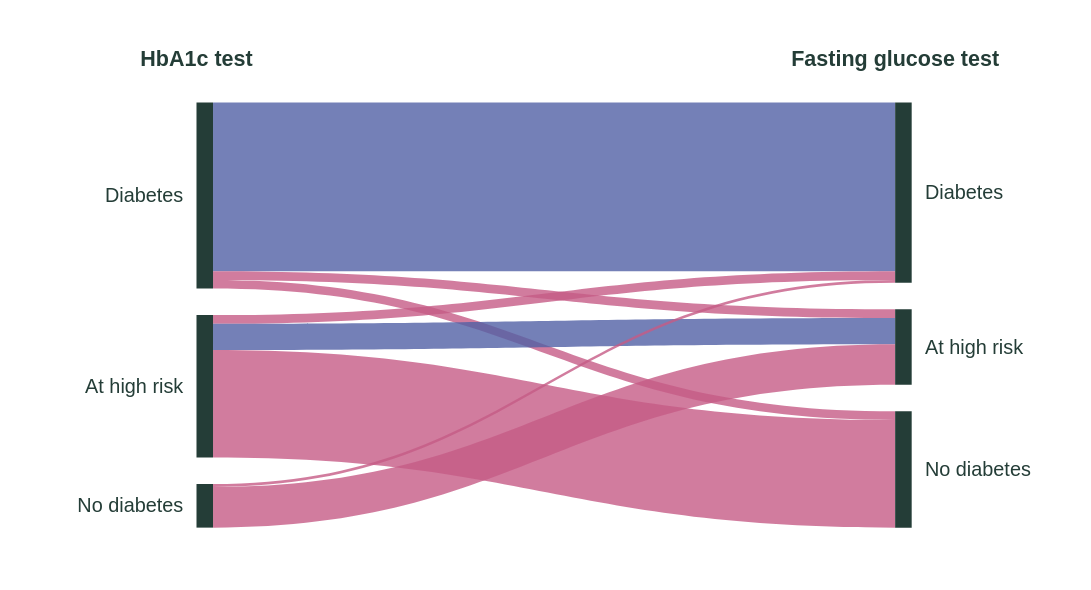

Describe this chart as a Vega-Lite specification.
### Vega specification from a JSON file in a GitHub repository (floating-point values rounded to 4 significant figures)
{"$schema": "https://vega.github.io/schema/vega/v5.json", "width": 660, "height": 300, "padding": {"top": 30, "left": 0, "right": 0, "bottom": 5}, "background": "transparent", "signals": [{"name": "lx", "update": "width * (width < 420 ? 0.26 : 0.18)"}, {"name": "rx", "update": "width * (width < 420 ? 0.74 : 0.82)"}, {"name": "selectedNode", "value": null, "on": [{"events": "@categoryNodes:click, @categoryLabels:click", "update": "selectedNode && selectedNode.side == datum.side && selectedNode.label == datum.label ? null : {side: datum.side, label: datum.label}"}]}, {"name": "hoverNode", "value": null, "on": [{"events": "@categoryNodes:pointerover, @categoryLabels:pointerover", "update": "{side: datum.side, label: datum.label}"}, {"events": "@categoryNodes:pointerout, @categoryLabels:pointerout", "update": "null"}]}, {"name": "hoverLink", "value": null, "on": [{"events": "@flowBands:pointerover", "update": "{a: datum.a, b: datum.b}"}, {"events": "@flowBands:pointerout", "update": "null"}]}, {"name": "focusNode", "update": "hoverNode || selectedNode"}], "data": [{"name": "links", "values": [{"a": "Diabetes", "b": "Diabetes", "percent": 5.8, "caution": "", "sy": 10.0, "ty": 10.0, "h": 102.0}, {"a": "Diabetes", "b": "At high risk", "percent": 0.3, "caution": "", "sy": 112.0, "ty": 135.0, "h": 5.273}, {"a": "Diabetes", "b": "No diabetes", "percent": 0.3, "caution": "", "sy": 117.2, "ty": 196.7, "h": 5.273}, {"a": "At high risk", "b": "Diabetes", "percent": 0.3, "caution": "", "sy": 138.5, "ty": 112.0, "h": 5.273}, {"a": "At high risk", "b": "At high risk", "percent": 0.9, "caution": "", "sy": 143.8, "ty": 140.3, "h": 15.82}, {"a": "At high risk", "b": "No diabetes", "percent": 3.7, "caution": "", "sy": 159.6, "ty": 202.0, "h": 65.04}, {"a": "No diabetes", "b": "Diabetes", "percent": 0.1, "caution": "Use with caution", "sy": 240.6, "ty": 117.2, "h": 1.758}, {"a": "No diabetes", "b": "At high risk", "percent": 1.4, "caution": "", "sy": 242.4, "ty": 156.1, "h": 24.61}], "transform": [{"type": "formula", "as": "pair", "expr": "datum.a + ':' + datum.b"}, {"type": "formula", "as": "agreement", "expr": "datum.a == datum.b ? 'Same classification' : 'Different classification'"}]}, {"name": "nodes", "values": [{"side": "left", "label": "Diabetes", "y": 10, "y2": 122.5}, {"side": "left", "label": "At high risk", "y": 138.5, "y2": 224.6}, {"side": "left", "label": "No diabetes", "y": 240.6, "y2": 267.0}, {"side": "right", "label": "Diabetes", "y": 10, "y2": 119.0}, {"side": "right", "label": "At high risk", "y": 135.0, "y2": 180.7}, {"side": "right", "label": "No diabetes", "y": 196.7, "y2": 267.0}], "transform": [{"type": "formula", "as": "key", "expr": "datum.side + ':' + datum.label"}]}], "marks": [{"type": "path", "from": {"data": "links"}, "encode": {"update": {"path": {"signal": "'M'+(lx+10)+','+datum.sy+' C'+(width*0.48)+','+datum.sy+' '+(width*0.52)+','+datum.ty+' '+rx+','+datum.ty+' L'+rx+','+(datum.ty+datum.h)+' C'+(width*0.52)+','+(datum.ty+datum.h)+' '+(width*0.48)+','+(datum.sy+datum.h)+' '+(lx+10)+','+(datum.sy+datum.h)+' Z'"}, "tooltip": {"signal": "{'HbA1c classification': datum.a, 'FPG classification': datum.b, 'Agreement': datum.agreement, 'Eligible adults (%)': format(datum.percent, '.1f'), 'Reliability': datum.caution || 'No caution flag supplied'}"}, "fill": {"scale": "agreementColour", "field": "agreement"}, "opacity": {"signal": "hoverLink ? (datum.a == hoverLink.a && datum.b == hoverLink.b ? 1 : 0.12) : focusNode ? ((focusNode.side == 'left' ? datum.a : datum.b) == focusNode.label ? 0.95 : 0.12) : 0.8"}, "stroke": {"value": "#243d37"}, "strokeWidth": {"signal": "hoverLink && datum.a == hoverLink.a && datum.b == hoverLink.b ? 1 : 0"}}}, "name": "flowBands"}, {"type": "rect", "from": {"data": "nodes"}, "encode": {"update": {"x": {"signal": "datum.side == 'left' ? lx : rx"}, "width": {"value": 10}, "y": {"field": "y"}, "y2": {"field": "y2"}, "fill": {"value": "#243d37"}, "opacity": {"signal": "(hoverLink ? datum.label == (datum.side == 'left' ? hoverLink.a : hoverLink.b) : !focusNode || (datum.side == focusNode.side ? datum.label == focusNode.label : indata('links', 'pair', focusNode.side == 'left' ? focusNode.label + ':' + datum.label : datum.label + ':' + focusNode.label))) ? 1 : 0.3"}, "cursor": {"value": "pointer"}, "tooltip": {"signal": "{'Test': datum.side == 'left' ? 'HbA1c' : 'Fasting glucose', 'Classification': datum.label, 'Action': 'Select to highlight connected bands; select again to clear'}"}, "stroke": {"value": "#243d37"}, "strokeWidth": {"signal": "selectedNode && datum.side == selectedNode.side && datum.label == selectedNode.label ? 2 : 0"}}}, "name": "categoryNodes"}, {"type": "text", "from": {"data": "nodes"}, "encode": {"update": {"x": {"signal": "datum.side == 'left' ? lx-8 : rx+18"}, "y": {"signal": "(datum.y+datum.y2)/2"}, "text": {"field": "label"}, "align": {"signal": "datum.side == 'left' ? 'right' : 'left'"}, "baseline": {"value": "middle"}, "font": {"value": "Arial"}, "fontSize": {"value": 12}, "fill": {"value": "#243d37"}, "opacity": {"signal": "(hoverLink ? datum.label == (datum.side == 'left' ? hoverLink.a : hoverLink.b) : !focusNode || (datum.side == focusNode.side ? datum.label == focusNode.label : indata('links', 'pair', focusNode.side == 'left' ? focusNode.label + ':' + datum.label : datum.label + ':' + focusNode.label))) ? 1 : 0.3"}, "cursor": {"value": "pointer"}, "tooltip": {"signal": "{'Test': datum.side == 'left' ? 'HbA1c' : 'Fasting glucose', 'Classification': datum.label, 'Action': 'Select to highlight connected bands; select again to clear'}"}}}, "name": "categoryLabels"}, {"type": "text", "encode": {"update": {"x": {"signal": "lx"}, "y": {"value": -12}, "text": {"value": "HbA1c test"}, "align": {"value": "center"}, "font": {"value": "Arial"}, "fontSize": {"value": 13}, "fontWeight": {"value": "bold"}, "fill": {"value": "#243d37"}}}}, {"type": "text", "encode": {"update": {"x": {"signal": "rx"}, "y": {"value": -12}, "text": {"value": "Fasting glucose test"}, "align": {"value": "center"}, "font": {"value": "Arial"}, "fontSize": {"value": 13}, "fontWeight": {"value": "bold"}, "fill": {"value": "#243d37"}}}}], "scales": [{"name": "agreementColour", "type": "ordinal", "domain": ["Same classification", "Different classification"], "range": ["#5261a6", "#c65c86"]}]}
